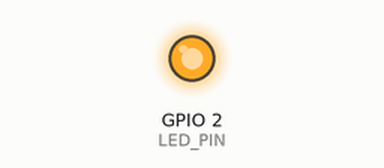
Simulated run of this sketch. Board: ESP32. Shown: output pins drawn as LEDs (lit = HIGH). WiFi joins after 1.5 s; servers stay silent unless stated; what the sketch prints to the serial monitor is not drawn.

Above: at 2.5 s.
At 4.5 s:
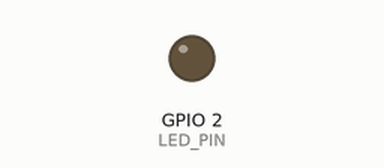
Timing chart, 0 to 6.7 s (numbered marks = the images above):
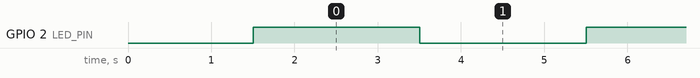

The sketch:

OTA-esp32.ino
```cpp
#include <WiFi.h>
#include <WiFiUdp.h>
#include <ArduinoOTA.h>

#define LED_PIN 2 // Define the GPIO pin for the LED (use onboard LED for ESP32)

// Replace with your network credentials
const char* ssid = "your wfi name";
const char* password = "your wifi password";

void setup() {
  // Initialize Serial Monitor
  Serial.begin(115200);
  Serial.println("Booting...");

  // Initialize LED pin
  pinMode(LED_PIN, OUTPUT);

  // Connect to Wi-Fi
  WiFi.begin(ssid, password);
  while (WiFi.status() != WL_CONNECTED) {
    delay(500);
    Serial.print(".");
  }
  Serial.println("\nWiFi connected");
  Serial.print("IP address: ");
  Serial.println(WiFi.localIP());

  // Configure OTA
  ArduinoOTA.onStart([]() {
    String type;
    if (ArduinoOTA.getCommand() == U_FLASH) {
      type = "sketch";
    } else { // U_SPIFFS
      type = "filesystem";
    }
    Serial.println("Start updating " + type);
  });
  ArduinoOTA.onEnd([]() {
    Serial.println("\nEnd");
  });
  ArduinoOTA.onProgress([](unsigned int progress, unsigned int total) {
    Serial.printf("Progress: %u%%\r", (progress / (total / 100)));
  });
  ArduinoOTA.onError([](ota_error_t error) {
    Serial.printf("Error[%u]: ", error);
    if (error == OTA_AUTH_ERROR) {
      Serial.println("Auth Failed");
    } else if (error == OTA_BEGIN_ERROR) {
      Serial.println("Begin Failed");
    } else if (error == OTA_CONNECT_ERROR) {
      Serial.println("Connect Failed");
    } else if (error == OTA_RECEIVE_ERROR) {
      Serial.println("Receive Failed");
    } else if (error == OTA_END_ERROR) {
      Serial.println("End Failed");
    }
  });

  // Set OTA timeout to 30 seconds (30000 milliseconds)
  ArduinoOTA.setTimeout(30000);

  ArduinoOTA.begin();
  Serial.println("OTA Ready");
}

void loop() {
  // Handle OTA updates
  ArduinoOTA.handle();

  // Blink the LED
  digitalWrite(LED_PIN, HIGH);
  delay(2000);
  digitalWrite(LED_PIN, LOW);
  delay(2000);
}
```

Measured:
- by itself, GPIO 2 (LED_PIN): alternates HIGH for 2.0 s and LOW for 2.0 s
